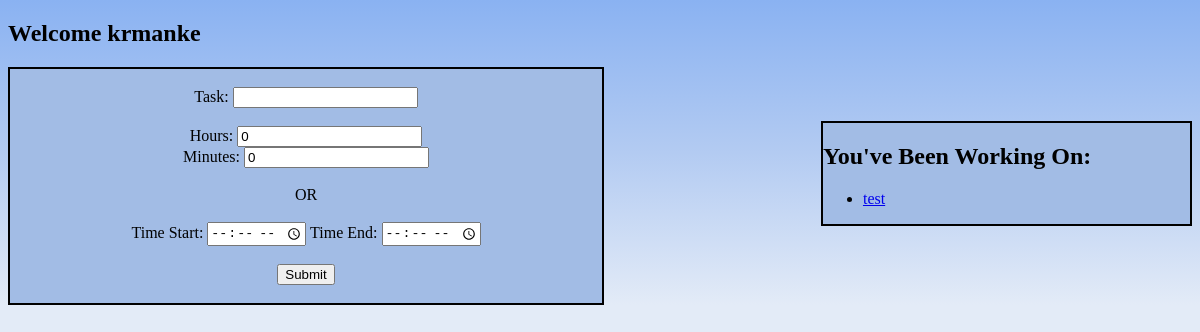
/tracker/krmanke/, run on an earlier commit of the app's database.
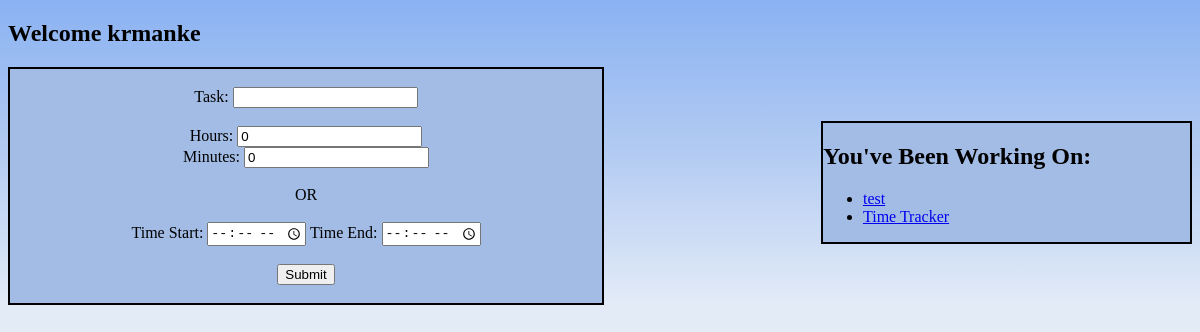
And on a later commit of the database.
### tracker/models.py (models this page shows, shortened)
class Task(models.Model):
    performed_by = models.ForeignKey('login.User', on_delete=models.CASCADE)
    task_text = models.CharField(max_length=200)

### tracker/views.py (the view)
# urls.py: path('', views.index, name='login'),
def index(request, in_username):
    user_obj = User.objects.get(username_text=in_username)
    return render(request, 'tracker/index.html', {'user': in_username, 'user_obj': user_obj})

### tracker/templates/tracker/index.html (shortened to what this page needs)
<!DOCTYPE html>
<html lang="en">
<head>
</head>
<body>
    <h2>Welcome {{ user }}</h2>
    <form action="{% url 'tracker:results' user %}" method="post" id="time_form">
        <br>
        Task: <input type="text" name="task" required><br><br>
        Hours: <input type="number" name="hours" value="0"><br>
        Minutes: <input type="number" name="minutes" value="0"><br><br>
            OR
        <br>
        <br>
        Time Start: <input type="time" name="start">    Time End: <input type="time" name="end"><br>
        <br>
        <button type="submit">Submit</button>
        <br>
        <br>
    </form><br>
    <br>
    <br>
    <div id="tasks">
        <h2>You've Been Working On:</h2>
        <ul>
            {% for entry in user_obj.task_set.all %}
                <li><a href="{% url 'tracker:tasks' user entry.task_text %}">{{ entry.task_text }}</a></li>
            {% endfor %}
        </ul>
    </div>
</body>
</html>

What changed in the data, as far as the page shows it:
added Task: task_text "Time Tracker"
